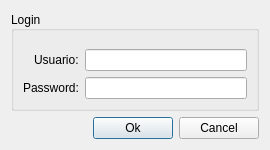
<?xml version="1.0" encoding="UTF-8"?>
<ui version="4.0">
 <class>Dialog</class>
 <widget class="QDialog" name="Dialog">
  <property name="windowModality">
   <enum>Qt::NonModal</enum>
  </property>
  <property name="geometry">
   <rect>
    <x>0</x>
    <y>0</y>
    <width>270</width>
    <height>150</height>
   </rect>
  </property>
  <property name="sizePolicy">
   <sizepolicy hsizetype="Fixed" vsizetype="Fixed">
    <horstretch>0</horstretch>
    <verstretch>0</verstretch>
   </sizepolicy>
  </property>
  <property name="minimumSize">
   <size>
    <width>270</width>
    <height>150</height>
   </size>
  </property>
  <property name="maximumSize">
   <size>
    <width>280</width>
    <height>152</height>
   </size>
  </property>
  <property name="windowTitle">
   <string>Login</string>
  </property>
  <property name="windowIcon">
   <iconset resource="../recursos.qrc">
    <normaloff>:/recursos/iconos/logoDivisionTransporte.png</normaloff>:/recursos/iconos/logoDivisionTransporte.png</iconset>
  </property>
  <layout class="QVBoxLayout" name="verticalLayout">
   <item>
    <widget class="QGroupBox" name="groupBox">
     <property name="title">
      <string>Login</string>
     </property>
     <property name="alignment">
      <set>Qt::AlignLeading|Qt::AlignLeft|Qt::AlignVCenter</set>
     </property>
     <layout class="QFormLayout" name="formLayout">
      <property name="fieldGrowthPolicy">
       <enum>QFormLayout::AllNonFixedFieldsGrow</enum>
      </property>
      <property name="labelAlignment">
       <set>Qt::AlignRight|Qt::AlignTrailing|Qt::AlignVCenter</set>
      </property>
      <item row="1" column="0">
       <widget class="QLabel" name="label">
        <property name="text">
         <string>Usuario:</string>
        </property>
       </widget>
      </item>
      <item row="1" column="1">
       <widget class="QLineEdit" name="lineEditUser"/>
      </item>
      <item row="2" column="0">
       <widget class="QLabel" name="label_3">
        <property name="text">
         <string>Password:</string>
        </property>
       </widget>
      </item>
      <item row="2" column="1">
       <widget class="QLineEdit" name="linePassword"/>
      </item>
      <item row="0" column="0">
       <spacer name="verticalSpacer">
        <property name="orientation">
         <enum>Qt::Vertical</enum>
        </property>
        <property name="sizeHint" stdset="0">
         <size>
          <width>20</width>
          <height>40</height>
         </size>
        </property>
       </spacer>
      </item>
     </layout>
    </widget>
   </item>
   <item>
    <layout class="QHBoxLayout" name="horizontalLayout">
     <item>
      <spacer name="horizontalSpacer">
       <property name="orientation">
        <enum>Qt::Horizontal</enum>
       </property>
       <property name="sizeHint" stdset="0">
        <size>
         <width>40</width>
         <height>20</height>
        </size>
       </property>
      </spacer>
     </item>
     <item>
      <widget class="QPushButton" name="pushButtonOk">
       <property name="text">
        <string>Ok</string>
       </property>
      </widget>
     </item>
     <item>
      <widget class="QPushButton" name="pushButtonCancel">
       <property name="text">
        <string>Cancel</string>
       </property>
      </widget>
     </item>
    </layout>
   </item>
  </layout>
 </widget>
 <resources>
  <include location="../recursos.qrc"/>
 </resources>
 <connections/>
</ui>
